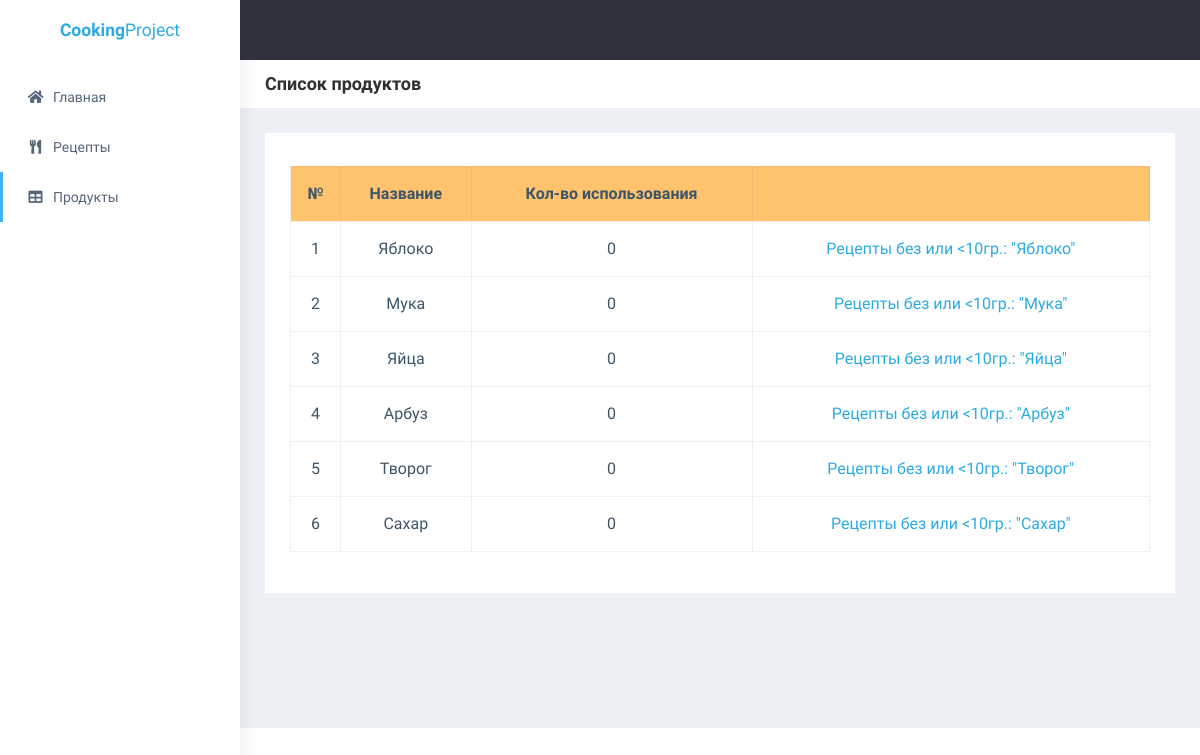
/product, run on an earlier commit of the app's database.
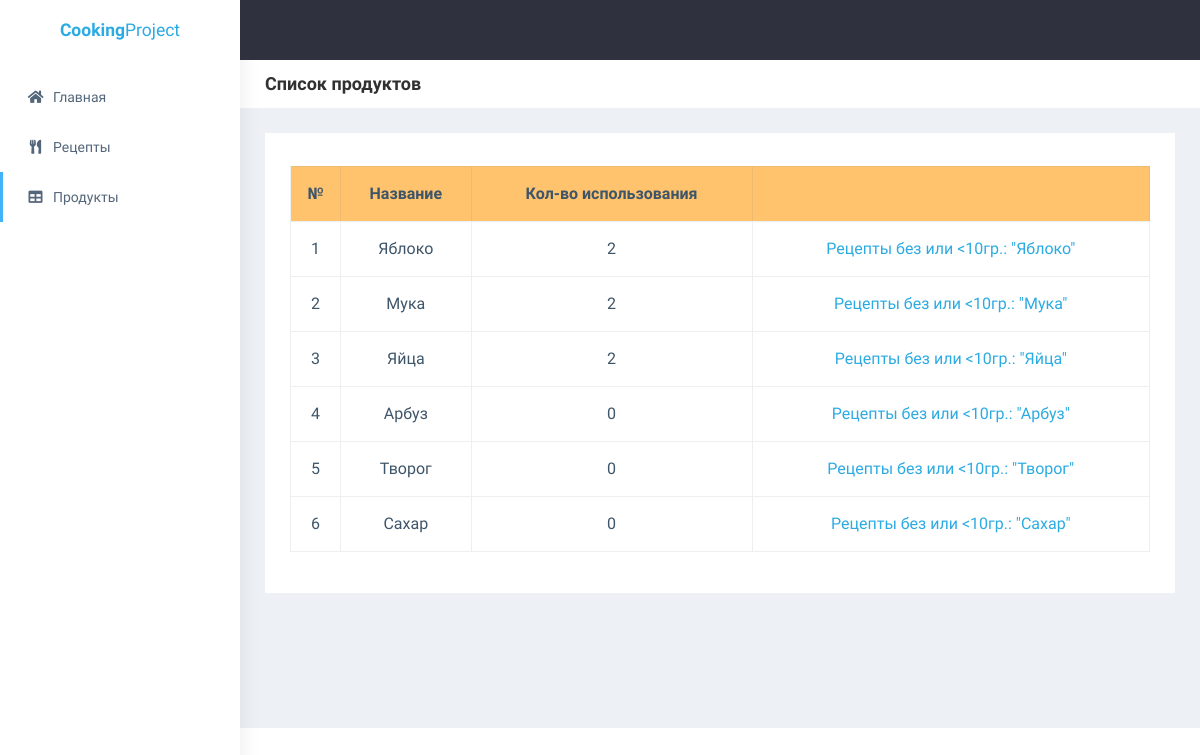
And on a later commit of the database.
### app/models/product.py (models this page shows, shortened)
class Product(BaseModel):
    name = models.CharField(max_length=512)
    usage_quantity = models.PositiveIntegerField(default=0)
    class Meta:
        verbose_name = 'Продукт'
        verbose_name_plural = 'Продукты'

### app/views/product.py (the view)
# urls.py: path('product', views.product.product_list, name='product_list'),
def product_list(request):
    products = Product.objects.all()
    return render(request, 'app/product/list.html', {
        'products': products
    })

### app/templates/app/product/list.html (shortened to what this page needs)
{% extends 'base.html' %}
{% block header_title %}
    Список продуктов
{% endblock %}
{% block content %}
    <table class="table text-center table-bordered table-sm align-middle">
        <thead class="bg-warning">
        <tr>
            <th style="width: 50px">№</th>
            <th>Название</th>
            <th>Кол-во использования</th>
            <th></th>
        </tr>
        </thead>
        <tbody>
        {% for product in products %}
            <tr>
                <td>{{ forloop.counter }}</td>
                <td>{{ product.name }}</td>
                <td>{{ product.usage_quantity }}</td>
                <td>
                    <a href="{% url 'app:show_recipes_without_product' product.id %}">
                        Рецепты без или <10гр.: "{{ product.name }}"
                    </a>
                </td>
            </tr>
        {% endfor %}
        </tbody>
    </table>
{% endblock %}

### app/templates/base.html (shortened to what this page needs)
{% load static %}
<!DOCTYPE html>
<html dir="ltr" lang="en">
<head>
    <link href="{% static 'app/css/style.min.css' %}" rel="stylesheet">
</head>
<body>
<div id="main-wrapper" data-layout="vertical" data-navbarbg="skin5" data-sidebartype="full"
     data-sidebar-position="absolute" data-header-position="absolute" data-boxed-layout="full">
    <header class="topbar" data-navbarbg="skin5">
        <nav class="navbar top-navbar navbar-expand-md navbar-dark">
            <div class="navbar-header" data-logobg="skin6">
                <a class="navbar-brand" href="#">
                    <span class="text-info text-center w-100">
                        <b>Cooking</b>Project
                    </span>
                </a>
            </div>
        </nav>
    </header>
    <aside class="left-sidebar" data-sidebarbg="skin6">
        <div class="scroll-sidebar">
            <nav class="sidebar-nav">
                <ul id="sidebarnav">
                    <li class="sidebar-item pt-2">
                        <a class="sidebar-link waves-effect waves-dark sidebar-link" href="{% url 'app:home' %}"
                           aria-expanded="false">
                            <i class="fa fa-home" aria-hidden="true"></i>
                            <span class="hide-menu">Главная</span>
                        </a>
                    </li>
                    <li class="sidebar-item">
                        <a class="sidebar-link waves-effect waves-dark sidebar-link" href="{% url 'app:recipe_list' %}"
                           aria-expanded="false">
                            <i class="fa fa-utensils" aria-hidden="true"></i>
                            <span class="hide-menu">Рецепты</span>
                        </a>
                    </li>
                    <li class="sidebar-item">
                        <a class="sidebar-link waves-effect waves-dark sidebar-link" href="{% url 'app:product_list' %}"
                           aria-expanded="false">
                            <i class="fa fa-table" aria-hidden="true"></i>
                            <span class="hide-menu">Продукты</span>
                        </a>
                    </li>
                </ul>
            </nav>
        </div>
    </aside>
    <div class="page-wrapper" style="min-height: 250px;">
        <div class="page-breadcrumb bg-white">
            <div class="row align-items-center">
                <div class="col-lg-3 col-md-4 col-sm-4 col-xs-12">
                    <h4 class="page-title">{% block header_title %}{% endblock %}</h4>
                </div>
            </div>
        </div>
        <div class="container-fluid">
            <div class="row">
                <div class="col-md-12">
                    <div class="white-box">
                        {% block content %}
                        {% endblock %}
                    </div>
                </div>
            </div>
        </div>
    </div>
</div>
</body>
</html>

What changed in the data, as far as the page shows it:
changed Product "Яблоко": usage_quantity "0" → "2"
changed Product "Мука": usage_quantity "0" → "2"
changed Product "Яйца": usage_quantity "0" → "2"
